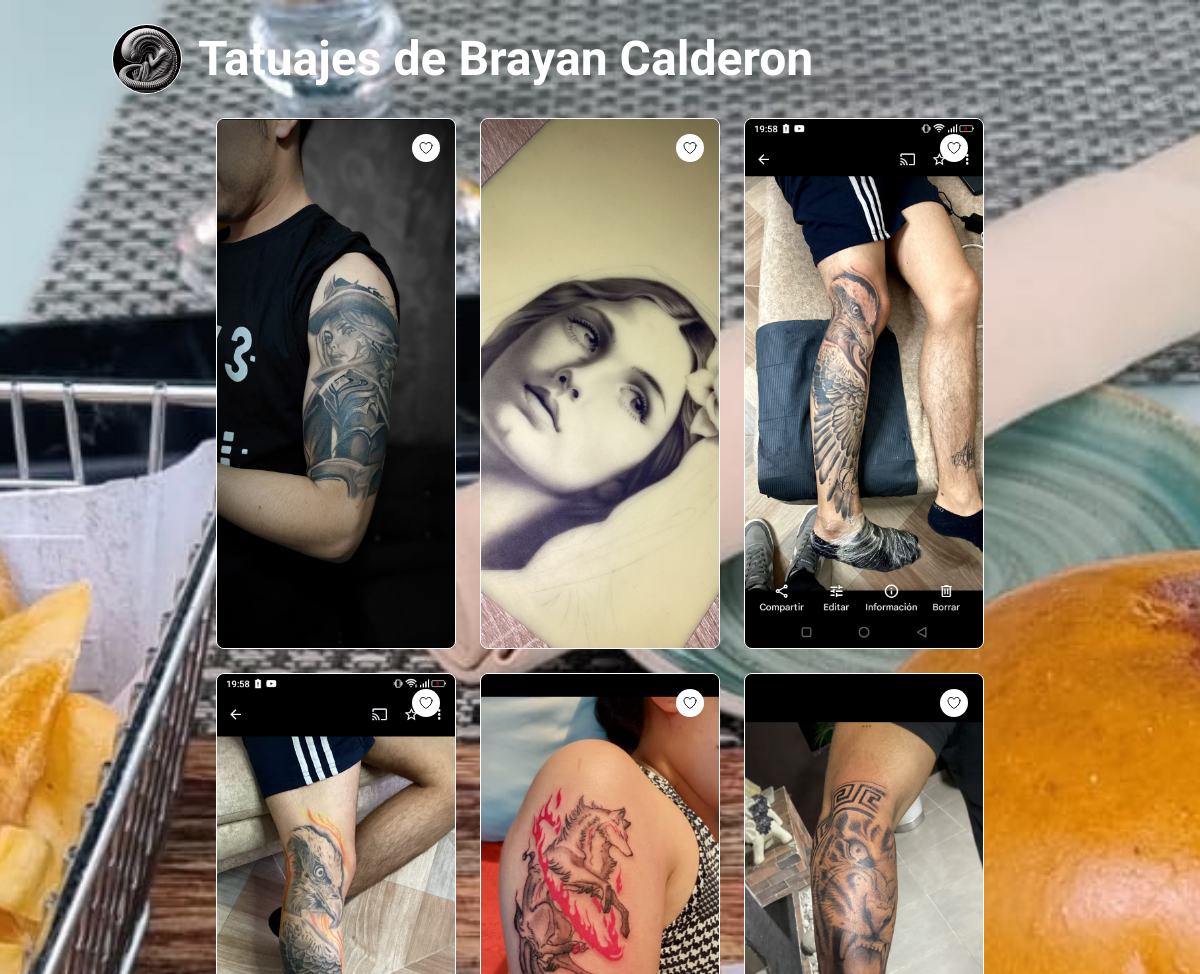
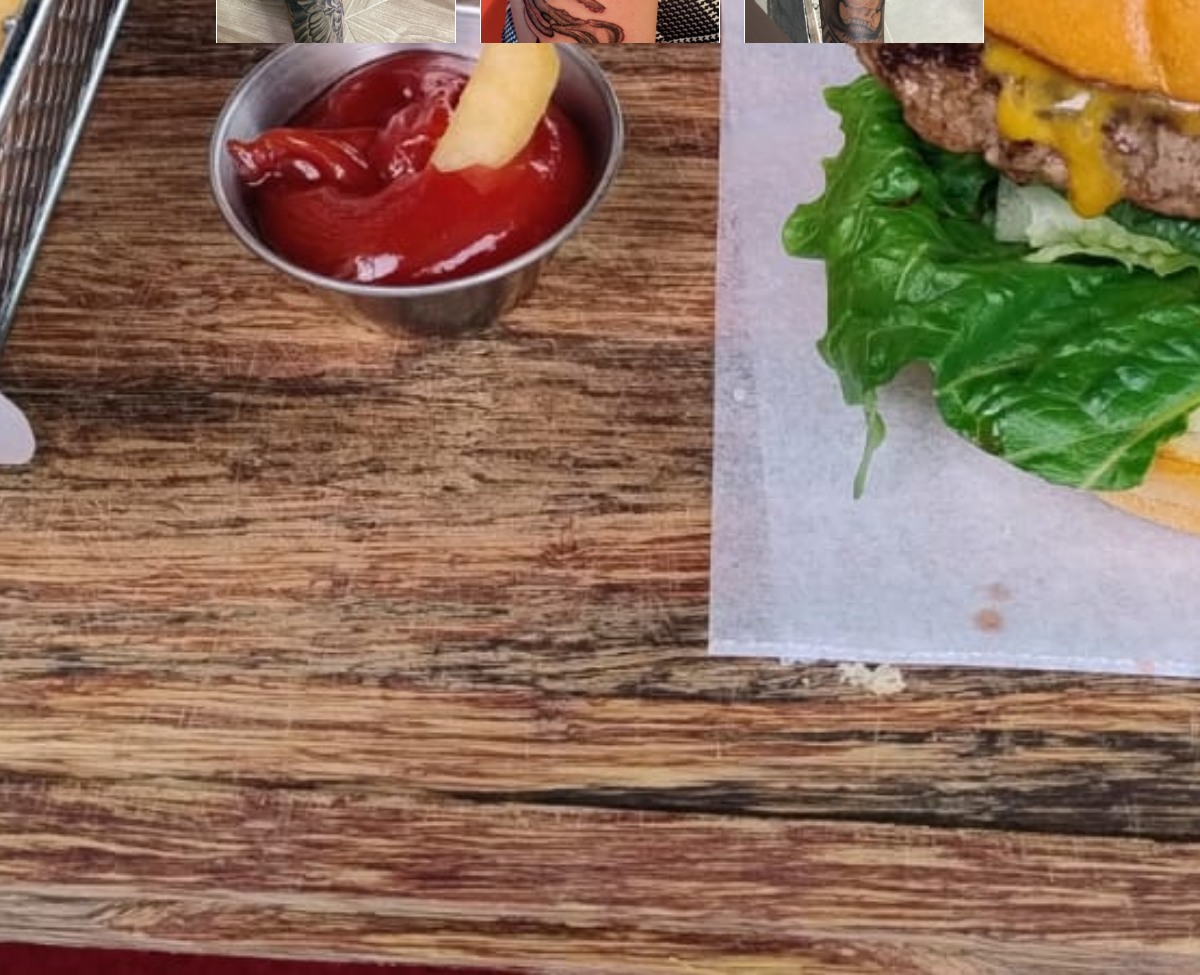
/tattoos/Artist_Gallery/1/, run on the app's committed database (2 pictures, top to bottom).
### tattoos/models.py (models this page shows, shortened)
class TattooArtist(models.Model):
    name = models.CharField(max_length=100, unique=True)  # Hacer el campo único
    photo = models.ImageField(upload_to='artists/')
    bio = models.TextField(blank=True, null=True)

class Tattoo(models.Model):
    title = models.CharField(max_length=100,null=True,blank=True)
    image = models.ImageField(upload_to='tattoos/')
    artist = models.ForeignKey(
        TattooArtist,
        on_delete=models.CASCADE,
        related_name='tattoos',
        null=True,  # Permite que el valor sea NULL en la base de datos
        blank=True  # Permite que el formulario deje el campo vacío
    )

### tattoos/views.py (the view)
# urls.py: path('Artist_Gallery/<int:pk>/', Artist_GalleryView.as_view(), name='Artist_Gallery'),
class Artist_GalleryView(TemplateView):
    template_name = 'tattoos/Gallery_artist.html'
    def get_context_data(self, **kwargs):
        context = super().get_context_data(**kwargs)
        artist = get_object_or_404(TattooArtist, pk=kwargs['pk'])
        context['artist'] = artist
        context['tattoos'] = Tattoo.objects.filter(artist=artist)
        context['background_image'] = Background.objects.filter(is_background=True).first()
        context['Logo'] = Logo.objects.filter(is_the_logo=True).first()
        return context

### tattoos/templates/tattoos/gallery_artist.html (shortened to what this page needs)
{% load static %}
<!DOCTYPE html>
<html lang="en">
<head>
    <script src="https://cdn.tailwindcss.com"></script>
    <link rel="stylesheet" href="https://cdn.jsdelivr.net/npm/bootstrap@5.3.0/dist/css/bootstrap.min.css">
</head>
<body class="bg-fixed bg-cover bg-center text-white" style="background-image: url('{{ background_image.image.url }}');">
    <div class="container mx-auto px-4 content">
        <div class="d-flex align-items-center py-4">
            <img src="{% static 'home/images/logo/alien_1.png' %}" alt="Logo"
                 class="img-fluid me-3 rounded-circle border border-white"
                 style="height: 70px; width: 70px; object-fit: cover;">
            <h1 class="display-5 fw-bold">Tatuajes de {{ artist.name }}</h1>
        </div>
        <div class="flex flex-wrap gap-4 justify-center">
            {% for tattoo in tattoos %}
            <a href="#" class="group relative block overflow-hidden">
                <button
                    class="absolute end-4 top-4 z-10 rounded-full bg-white p-1.5 text-gray-900 transition hover:text-gray-900/75"
                >
                </button>
                <img
                    src="{{ tattoo.image.url }}"
                    alt="{{ tattoo.title }}"
                    class="h-100 w-60 object-cover rounded-lg border-1 border-white shadow-lg transition duration-500 group-hover:scale-105 sm:h-72"
                />
            </a>
            {% endfor %}
        </div>
    </div>
    <footer class="footer">
        <div class="container d-flex justify-content-between align-items-center">
            <div class="d-flex align-items-center">
                <img
                    src="{{ artist.photo.url }}"
                    alt="{{ artist.name }}"
                    class="rounded-circle border border-white me-3"
                    style="width: 150px; height: 150px; object-fit: cover;"
                />
                <div>
                    <h3 class="text-xl font-bold mb-1">{{ artist.name }}</h3>
                    <p class="mb-0">{{ artist.bio }}</p>
                </div>
            </div>
        </div>
    </footer>
</body>
</html>

### tattoos/templates/tattoos/gallery_artist.html (style rules this page uses)
h1 { font-family: 'Black Ops One', cursive; }
button { font-family: 'Black Ops One', cursive; }
.content { min-height: calc(100vh - 200px); }
.footer { position: relative; bottom: 0; left: 0; width: 100%; background: linear-gradient(to right, #1f2937, #111827); padding: 20px; color: white; }

### data on the page
TattooArtist: name "Brayan Calderon", photo (picture), bio "Tatuador, Filosofo, Skater, Playboy, Filantropo, realismo y lettering"
Tattoo: image (picture)
Tattoo: image (picture)
Tattoo: image (picture)
Tattoo: image (picture)
Tattoo: image (picture)
Tattoo: image (picture)
Tattoo: image (picture)
Tattoo: image (picture)
